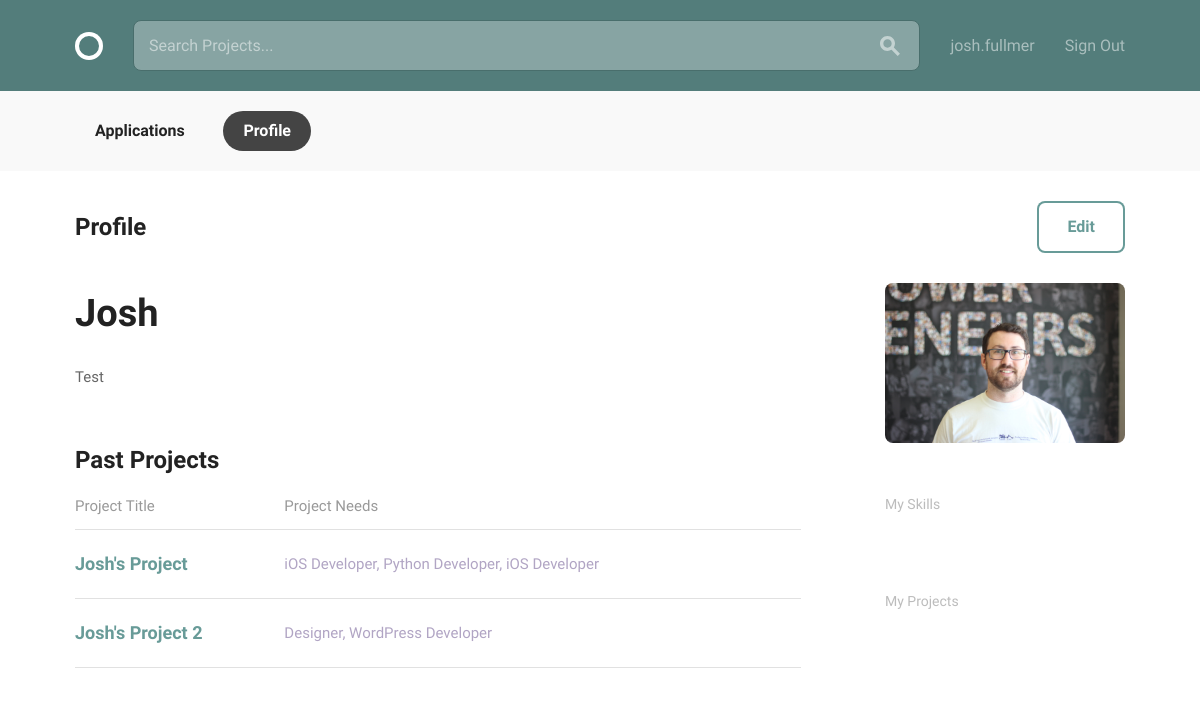
/user/profile (signed in), run on the app's committed database.
### teams/models.py (models this page shows, shortened)
class UserProfile(models.Model):
    user = models.OneToOneField(
        User,
        related_name="profile",
        on_delete=models.CASCADE)
    full_name = models.CharField(max_length=100)
    description = models.TextField()
    avatar = models.ImageField(default='', upload_to='./avatars')

class Project(models.Model):
    user = models.ForeignKey(
        User,
        related_name='projects',
        on_delete=models.CASCADE,)
    title = models.CharField(max_length=100)
    description = models.TextField()
    time_estimate = models.TextField()
    requirements = models.TextField()
    positions = models.ManyToManyField(Position, through='ProjectPosition')

class Position(models.Model):
    title = models.CharField(max_length=100)

### teams/views.py (the view)
# urls.py: path('user/profile', views.profile_detail, name='profile'),
@login_required
def profile_detail(request):
    try:
        user_profile = models.UserProfile.objects.get(user=request.user)
    except ObjectDoesNotExist:
        user_profile = None
    projects = models.Project.objects.filter(user=request.user)
    skills = models.Skill.objects.filter(user=request.user)
    other_projects = models.OtherProject.objects.filter(user=request.user)
    return render(
        request,
        'teams/profile.html',
        {'selected': 'profile',
         'user_profile': user_profile,
         'projects': projects,
         'skills': skills,
         'other_projects': other_projects})

### teams/templates/teams/profile.html (shortened to what this page needs)
{% extends "teams/account.html" %}
{% load static %}
{% block account_tab %}
<div class="bounds circle--page">
    <div class="circle--page--header circle--fluid">
        <div class="circle--fluid--cell circle--fluid--primary">
            <h2>Profile</h2>
        </div>
        <div class="circle--fluid--cell circle--fluid--secondary">
            <a class="button icon-on-left" href="{% url 'teams:profile_edit' %}">Edit</a>
        </div>
    </div>
    <div class="grid-70">
        <h1>{% if user_profile %}{{ user_profile.full_name }}{% else %}Hello, {{ user.username }}{% endif %}</h1>
        <div class="circle--article--body">
            {% if user_profile %}
                {{ user_profile.description }}
            {% else %}
            <p>It looks like you haven't created your user profile yet.  Click the Edit button above to add your name, skills, and past projects. </p>
            {% endif %}
        </div>
        <h2>Past Projects</h2>
        <table class="u-full-width circle--table">
            <thead>
                <tr>
                    <th>Project Title</th>
                    <th class="circle--cell--right">Project Needs</th>
                </tr>
            </thead>
            <tbody>
                {% for project in projects %}
                <tr class="clickable-row" data-href="{% url 'teams:project' pk=project.pk %}">
                    <td>
                        <h3>{{ project.title }}</h3>
                    </td>
                    <td class="circle--cell--right">
                        <span class="secondary-label">
                            {% for position in project.positions.all %}
                            {{ position.title }}{% if not forloop.last %}, {% endif %}
                            {% endfor %}
                        </span>
                    </td>
                </tr>
                {% endfor %}
            </tbody>
        </table>
    </div>
    <div class="grid-25 grid-push-5">
        <div class="circle--secondary--module">
            <div class="circle--primary--avatar user-profile">
            {% if user_profile %}
                <img class="profile-pic" src="{{ user_profile.avatar.url }}" >
            {% endif %}
            </div>
        </div>
        <div class="circle--secondary--module">
            <h4>My Skills</h4>
        </div>
        <div class="circle--secondary--module">
            <h4>My Projects</h4>
        </div>
    </div>
</div>
{% endblock %}

### templates/layout.html (shortened to what this page needs)
{% load static from staticfiles %}
<!DOCTYPE html>
<html lang="en">
<head>
  <link rel="stylesheet" href="{% static "css/global.css" %}">
  <link rel="stylesheet" href="{% static "css/teams.css" %}">
</head>
<body>
  <header class="circle--header">
    <div class="bounds">
      <div class="circle--fluid">
        <div class="circle--fluid--cell">
          <h1 class="hide-text circle--logo"><a class="logo" href="{% url 'teams:home' %}">Circle</a></h1>
        </div>
        <div class="circle--fluid--cell circle--fluid--primary">
          <div class="circle--search">
            <input type="text" placeholder="Search Projects..." />
            <button>
            </button>
          </div>
        </div>
        <div class="circle--fluid--cell circle--fluid--secondary">
          <nav>
            <ul class="circle--inline">
              {% if not user.is_authenticated %}
                <li><a href="{% url 'teams:sign_up' %}">Sign Up</a></li>
                <li><a href="{% url 'teams:login' %}">Login</a></li>
              {% else %}
                <li><a href="{% url 'teams:profile' %}">{{ user.username }}</a></li>
                <li><a href="{% url 'teams:logout' %}">Sign Out</a></li>
              {% endif %}
            </ul>
          </nav>
        </div>
      </div>
    </div>
  </header>
{% block content %}{% endblock %}
</body>
</html>

### assets/css/teams.css (style rules this page uses)
.user-profile:before { content: none; }
.profile-pic { max-width: 100%; vertical-align: top; opacity: 1; transition: .5s ease; backface-visibility: hidden; }

### data on the page
UserProfile: full_name "Josh", description "Test", avatar (picture)
Project: title "Josh's Project"
Position: title "iOS Developer"
Position: title "Python Developer"
Project: title "Josh's Project 2"
Position: title "Designer"
Position: title "WordPress Developer"

### other printed values
{{ user.username }} "josh.fullmer"
